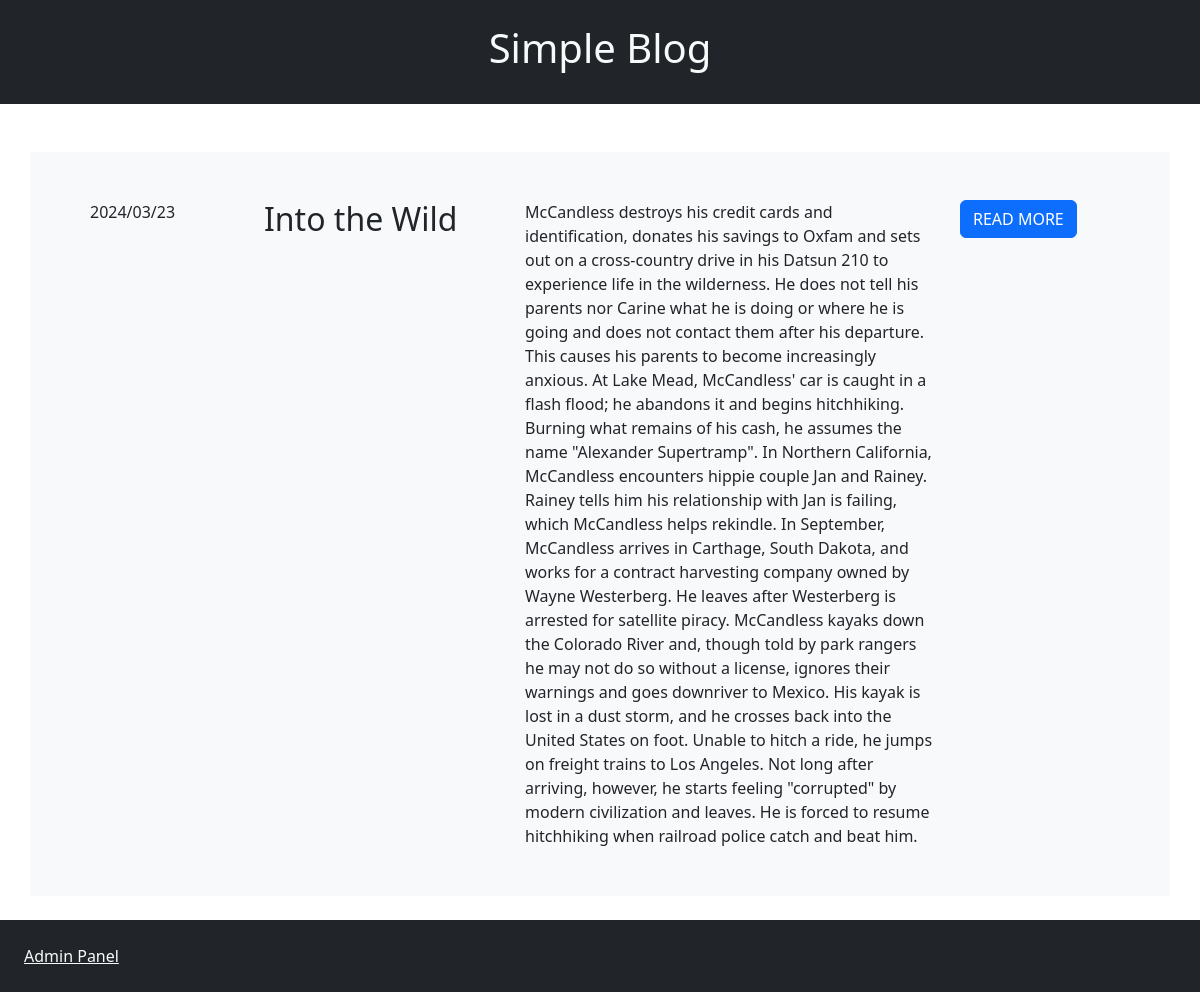
The page / on the database its author committed.
### tables this page shows
CREATE TABLE `posts` (
  `id` int(11) NOT NULL,
  `date` varchar(255) NOT NULL,
  `title` varchar(255) NOT NULL,
  `summary` text NOT NULL,
  `content` mediumtext NOT NULL
);

### index.php (the view, shortened to what this page needs)
<!DOCTYPE html>
<html lang="en">
<head>
    <link rel="stylesheet" href="https://cdn.jsdelivr.net/npm/bootstrap@5.2.3/dist/css/bootstrap.min.css">
</head>
<body>
    <header class="p-4 bg-dark text-center">
        <h1><a href="index.php" class="text-light text-decoration-none">Simple Blog</a></h1>
    </header>
    <div class="post-list mt-5">
        <div class="container">
            <?php
                include("connect.php");
                $sqlSelect = "SELECT * FROM posts";
                $result = mysqli_query($conn,$sqlSelect);
                while ($data = mysqli_fetch_array($result)) {
                ?>
                    <div class="row mb-4 p-5 bg-light">
                        <div class="col-sm-2">
                            <?php echo $data["date"]; ?>
                        </div>
                        <div class="col-sm-3">
                           <h2> <?php echo $data["title"]; ?></h2>
                        </div>
                        <div class="col-sm-5">
                            <?php echo $data["content"]; ?>
                        </div>
                        <div class="col-sm-2">
                            <a href="view.php?id=<?php echo $data['id']; ?>" class="btn btn-primary">READ MORE</a>
                        </div>
                    </div>
                <?php
                }
            ?>
         </div>
    </div>
    <div class="footer bg-dark p-4 mt-4">
        <a href="admin/index.php" class="text-light">Admin Panel</a>
    </div>
</body>
</html>

### rows shown on the page
posts: date "2024/03/23", title "Into the Wild", content "McCandless destroys his credit cards and identification, donates his savings to Oxfam and sets out on a cross-country drive in his Datsun 210 to experience life in the wilderness. He does not tell his parents nor Carine what he is doing or where he is going and does not contact them after his departure. This causes his parents to become increasingly anxious. At Lake Mead, McCandless' car is caught in a flash flood; he abandons it and begins hitchhiking. Burning what remains of his cash, he assumes the name \"Alexander Supertramp\". In Northern California, McCandless encounters hippie couple Jan and Rainey. Rainey tells him his relationship with Jan is failing, which McCandless helps rekindle.…"
